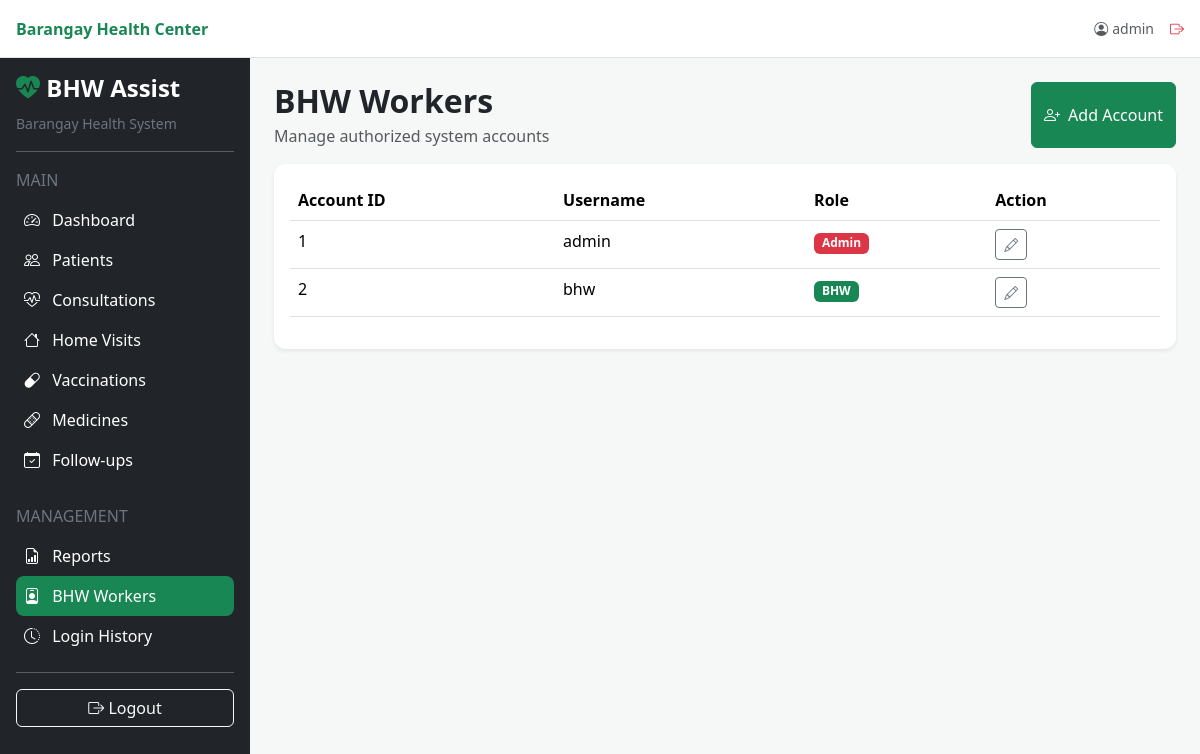
/bhw_workers.php (signed in), run on the app's committed database.
### tables this page shows
CREATE TABLE IF NOT EXISTS users (
    id INT AUTO_INCREMENT PRIMARY KEY,
    username VARCHAR(50) NOT NULL UNIQUE,
    password VARCHAR(255) NOT NULL,
    role VARCHAR(20) NOT NULL DEFAULT 'BHW'
);

### includes/auth.php (called while the page is built, shortened)
<?php
function e(?string $value): string
{
    return htmlspecialchars($value ?? '', ENT_QUOTES, 'UTF-8');
}

### bhw_workers.php (the view, shortened to what this page needs)
<?php
require_once "config.php";
require_once "includes/auth.php";
$workers = $conn->query("SELECT id, username, role FROM users ORDER BY username");
include "includes/header.php";
include "includes/sidebar.php";
?>
<div class="p-4">
    <div class="d-flex justify-content-between mb-3">
        <div>
            <h2 class="fw-bold mb-1">BHW Workers</h2>
            <p class="text-muted mb-0">Manage authorized system accounts</p>
        </div>
    <button class="btn btn-success" data-bs-toggle="modal" data-bs-target="#workerModal">
        <i class="bi bi-person-plus me-1">
        </i>Add Account</button>
</div>
<div class="card shadow-sm">
    <div class="card-body">
        <div class="table-responsive">
            <table class="table">
                <thead>
                    <tr>
                        <th>Account ID</th>
                        <th>Username</th>
                        <th>Role</th>
                        <th>Action</th>
                    </tr>
            </thead>
        <tbody>
            <?php while ($row = $workers->fetch_assoc()): ?>
            <tr>
                <td>
                    <?php echo (int)$row['id']; ?>
                </td>
            <td>
                <?php echo e($row['username']); ?>
            </td>
        <td>
            <span class="badge bg-<?php echo $row['role'] === 'Admin' ? 'danger' : 'success'; ?>">
                <?php echo e($row['role']); ?>
            </span>
    </td>
<td>
    <button class="btn btn-sm btn-outline-secondary" data-bs-toggle="modal" data-bs-target="#workerModal" data-id="<?php echo (int)$row['id']; ?>" data-username="<?php echo e($row['username']); ?>" data-role="<?php echo e($row['role']); ?>">
        <i class="bi bi-pencil">
        </i>
</button>
</td>
</tr>
<?php endwhile; ?>
</tbody>
</table>
</div>
</div>
</div>
</div>
<?php include "includes/footer.php"; ?>

### includes/header.php (shortened to what this page needs)
<!DOCTYPE html>
<html lang="en">
<head>
<link href="https://cdn.jsdelivr.net/npm/bootstrap@5.3.3/dist/css/bootstrap.min.css" rel="stylesheet">
<link href="https://cdn.jsdelivr.net/npm/bootstrap-icons@1.11.3/font/bootstrap-icons.css" rel="stylesheet">
<link href="assets/css/style.css" rel="stylesheet">
</head>
<body>
<div class="app-shell">
<nav class="topbar d-flex align-items-center justify-content-between px-3 py-2 bg-white border-bottom">
<div class="fw-semibold text-success">Barangay Health Center</div>
<div class="d-flex align-items-center gap-3 small"><span class="text-muted"><i class="bi bi-person-circle me-1"></i><?php echo htmlspecialchars($_SESSION['username'] ?? 'User'); ?></span><a href="logout.php" class="text-danger text-decoration-none"><i class="bi bi-box-arrow-right"></i></a></div>
</nav>
<div class="d-flex">

### includes/sidebar.php (shortened to what this page needs)
<?php $active_page = basename($_SERVER['PHP_SELF']); ?>
<aside class="bg-dark text-white p-3 sidebar offcanvas-lg offcanvas-start" tabindex="-1" id="appSidebar">
<div class="sidebar-brand"><h4 class="fw-bold"><i class="bi bi-heart-pulse-fill text-success"></i> BHW Assist</h4>
<small class="text-secondary">Barangay Health System</small>
</div>
<hr>
<div class="mb-2 text-secondary">MAIN</div>
<?php
$links = [
	['index.php', 'bi-speedometer2', 'Dashboard'], ['patients.php', 'bi-people', 'Patients'],
	['consultations.php', 'bi-heart-pulse', 'Consultations'], ['home_visits.php', 'bi-house', 'Home Visits'],
	['vaccinations.php', 'bi-capsule', 'Vaccinations'], ['medicines.php', 'bi-bandaid', 'Medicines'],
	['followups.php', 'bi-calendar-check', 'Follow-ups']
];
foreach ($links as [$href, $icon, $label]):
?>
<a href="<?php echo $href; ?>" class="nav-link text-white p-2 <?php echo $active_page === $href ? 'active' : ''; ?>"><i class="bi <?php echo $icon; ?>"></i> <?php echo $label; ?></a>
<?php endforeach; ?>
<div class="mt-4 mb-2 text-secondary">MANAGEMENT</div>
<a href="reports.php" class="nav-link text-white p-2 <?php echo $active_page === 'reports.php' ? 'active' : ''; ?>"><i class="bi bi-file-earmark-bar-graph"></i> Reports</a>
<?php if (($_SESSION['role'] ?? '') === 'Admin'): ?>
<a href="bhw_workers.php" class="nav-link text-white p-2 <?php echo $active_page === 'bhw_workers.php' ? 'active' : ''; ?>"><i class="bi bi-person-badge"></i> BHW Workers</a>
<a href="login_history.php" class="nav-link text-white p-2 <?php echo $active_page === 'login_history.php' ? 'active' : ''; ?>"><i class="bi bi-clock-history"></i> Login History</a>
<?php endif; ?>
<hr>
<a href="logout.php" class="btn btn-outline-light w-100"><i class="bi bi-box-arrow-right"></i> Logout</a>
</aside>
<div class="flex-grow-1">

### includes/footer.php (shortened to what this page needs)
</div>
</div>
</body>
</html>

### assets/css/style.css (style rules this page uses)
.app-shell { min-height: 100vh; background: #f5f8f7; }
.topbar { min-height: 58px; position: sticky; top: 0; z-index: 1020; }
.sidebar { width: 250px; min-height: calc(100vh - 58px); flex-shrink: 0; }
.sidebar .nav-link.active { background: #198754; border-radius: 8px; }
.sidebar .nav-link i { width: 24px; display: inline-block; }
.card { border-radius: 12px; border: 0; }
.table th { white-space: nowrap; }

### data on the page
users: id "1", username "admin", role "Admin"
users: id "2", username "bhw", role "BHW"

### other printed values
$_SESSION['username'] "admin"
$label "Dashboard"
$label "Patients"
$label "Consultations"
$label "Home Visits"
$label "Vaccinations"
$label "Medicines"
$label "Follow-ups"
